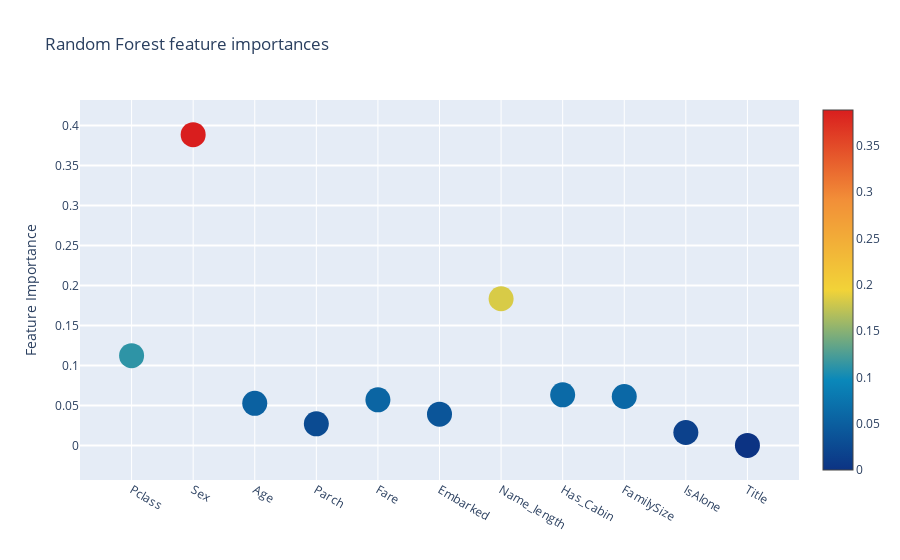
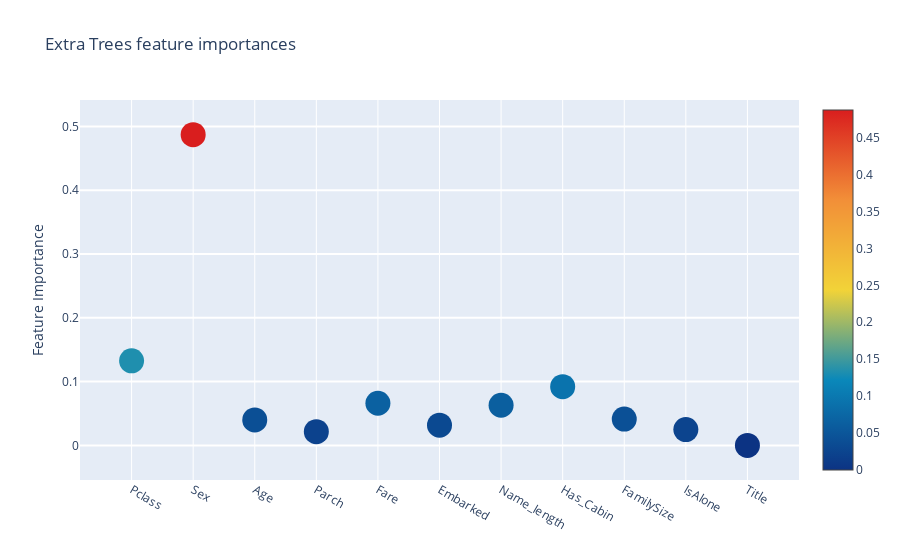
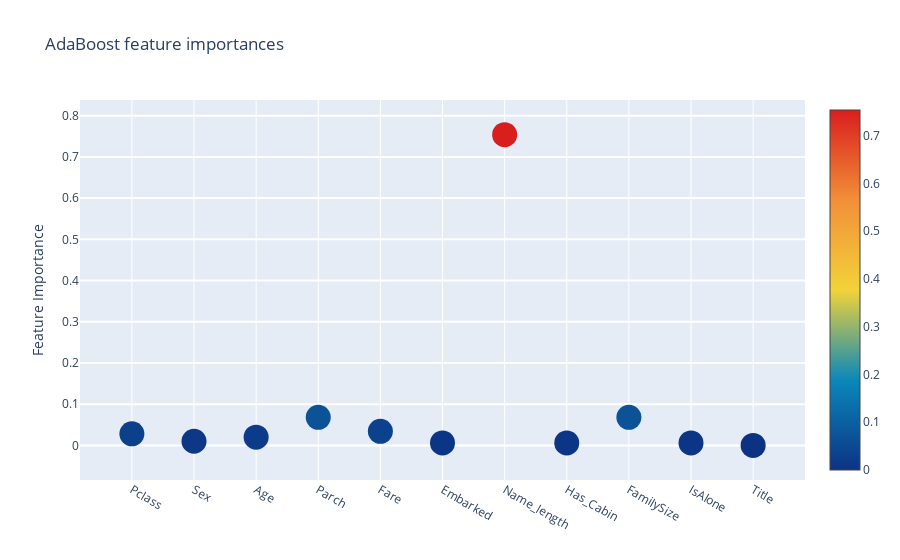
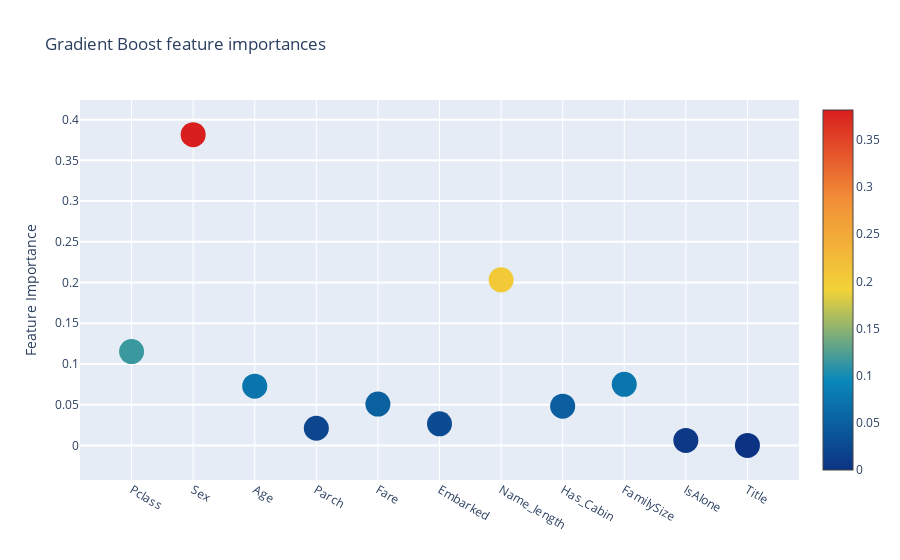

Notebook code cell kept with these figures, in order:
### Code cell
# # Scatter plot
# trace = go.Scatter(
#     y = feature_dataframe['Random Forest feature importances'].values,
#     x = feature_dataframe['features'].values,
#     mode='markers',
#     marker=dict(
#         sizemode='diameter',
#         sizeref=1,
#         size=25,
#         # size=feature_dataframe['AdaBoost feature importances'].values,
#         # color=np.random.randn(500), # set color equal to a variable
#         color=feature_dataframe['Random Forest feature importances'].values,
#         colorscale='Portland',
#         showscale=True
#     ),
#     text=feature_dataframe['features'].values
# )
# data = [trace]

# layout = go.Layout(
#     autosize=True,
#     title='Random Forest Feature Importance',
#     hovermode='closest',
#     # xaxis=dict(
#     #     tilte='Pop',
#     #     ticklen=5,
#     #     zeroline=False,
#     #     gridwidth=2
#     # ),
#     yaxis=dict(
#         title='Feature Importance',
#         ticklen=5,
#         gridwidth=2
#     ),
#     showlegend=False
# )
# fig = go.Figure(data=data, layout=layout)
# py.iplot(fig, filename='scatter2010')

# # Scatter plot
# trace = go.Scatter(
#     y=feature_dataframe['Extra Trees feature importances'].values,
#     x=feature_dataframe['features'].values,
#     mode='markers',
#     marker=dict(
#         sizemode='diameter',
#         sizeref=1,
#         size=25,
#         # size=feature_dataframe['AdaBoost feature importances'].values,
#         # color=np.random.randn(500), # set color equal to a variable
#         color=feature_dataframe['Extra Trees feature importances'].values,
#         colorscale='Portland',
#         showscale=True
#     ),
#     text=feature_dataframe['features'].values
# )
# data = [trace]

# layout = go.Layout(
#     autosize=True,
#     title='Extra Trees Feature Importance',
#     hovermode='closest',
#     # xaxis=dict(
#     #     tilte='Pop',
#     #     ticklen=5,
#     #     zeroline=False,
#     #     gridwidth=2
#     # ),
#     yaxis=dict(
#         title='Feature Importance',
#         ticklen=5,
#         gridwidth=2
#     ),
#     showlegend=False
# )
# fig = go.Figure(data=data, layout=layout)
# py.iplot(fig, filename='scatter2010')

# # Scatter plot
# trace = go.Scatter(
#     y=feature_dataframe['AdaBoost feature importances'].values,
#     x=feature_dataframe['features'].values,
#     mode='markers',
#     marker=dict(
#         sizemode='diameter',
#         sizeref=1,
#         size=25,
#         # size=feature_dataframe['AdaBoost feature importances'].values,
#         # color=np.random.randn(500), # set color equal to a variable
#         color=feature_dataframe['AdaBoost feature importances'].values,
#         colorscale='Portland',
#         showscale=True
#     ),
#     text=feature_dataframe['features'].values
# )
# data = [trace]

# layout = go.Layout(
#     autosize=True,
#     title='AdaBoost Feature Importance',
#     hovermode='closest',
#     # xaxis=dict(
#     #     tilte='Pop',
#     #     ticklen=5,
#     #     zeroline=False,
#     #     gridwidth=2
#     # ),
#     yaxis=dict(
#         title='Feature Importance',
#         ticklen=5,
#         gridwidth=2
#     ),
#     showlegend=False
# )
# fig = go.Figure(data=data, layout=layout)
# py.iplot(fig, filename='scatter2010')

# # Scatter plot
# trace = go.Scatter(
#     y=feature_dataframe['Gradient Boost feature importances'].values,
#     x=feature_dataframe['features'].values,
#     mode='markers',
#     marker=dict(
#         sizemode='diameter',
#         sizeref=1,
#         size=25,
#         # size=feature_dataframe['AdaBoost feature importances'].values,
#         # color=np.random.randn(500), # set color equal to a variable
#         color=feature_dataframe['Gradient Boost feature importances'].values,
#         colorscale='Portland',
#         showscale=True
#     ),
#     text=feature_dataframe['features'].values
# )
# data = [trace]

# layout = go.Layout(
#     autosize=True,
#     title='Gradient Boosting Feature Importance',
#     hovermode='closest',
#     # xaxis=dict(
#     #     tilte='Pop',
#     #     ticklen=5,
#     #     zeroline=False,
#     #     gridwidth=2
#     # ),
#     yaxis=dict(
#         title='Feature Importance',
#         ticklen=5,
#         gridwidth=2
#     ),
#     showlegend=False
# )
# fig = go.Figure(data=data, layout=layout)
# py.iplot(fig, filename='scatter2010')


###################################################
# 상기 내용 반복문 작성
for col in feature_dataframe.columns[1:]:
    # Scatter plot
    trace = go.Scatter(
        y = feature_dataframe[col].values,
        x = feature_dataframe['features'].values,
        mode='markers',
        marker=dict(
            sizemode='diameter',
            sizeref=1,
            size=25,
            color=feature_dataframe[col].values,
            colorscale='Portland',
            showscale=True
        ),
        text=feature_dataframe['features'].values
    )
    data = [trace]

    layout = go.Layout(
        autosize=True,
        title=col,
        hovermode='closest',
        yaxis=dict(
            title='Feature Importance',
            ticklen=5,
            gridwidth=2
        ),
        showlegend=False
    )
    fig = go.Figure(data=data, layout=layout)
    py.iplot(fig, filename='scatter2010')

### Figure 1 — Plotly figure (JSON) as saved in the notebook; plotly's stock layout.template omitted (floating-point values rounded to 4 significant figures)
{"data": [{"marker": {"color": [0.1121, 0.3887, 0.05256, 0.02692, 0.05691, 0.03903, 0.1834, 0.0632, 0.06112, 0.0161, 0], "colorscale": [[0, "rgb(12,51,131)"], [0.25, "rgb(10,136,186)"], [0.5, "rgb(242,211,56)"], [0.75, "rgb(242,143,56)"], [1, "rgb(217,30,30)"]], "showscale": true, "size": 25, "sizemode": "diameter", "sizeref": 1}, "mode": "markers", "text": ["Pclass", "Sex", "Age", "Parch", "Fare", "Embarked", "Name_length", "Has_Cabin", "FamilySize", "IsAlone", "Title"], "type": "scatter", "x": ["Pclass", "Sex", "Age", "Parch", "Fare", "Embarked", "Name_length", "Has_Cabin", "FamilySize", "IsAlone", "Title"], "y": [0.1121, 0.3887, 0.05256, 0.02692, 0.05691, 0.03903, 0.1834, 0.0632, 0.06112, 0.0161, 0]}], "layout": {"autosize": true, "hovermode": "closest", "showlegend": false, "title": {"text": "Random Forest feature importances"}, "yaxis": {"gridwidth": 2, "ticklen": 5, "title": {"text": "Feature Importance"}}}}

### Figure 2 — Plotly figure (JSON) as saved in the notebook; plotly's stock layout.template omitted (floating-point values rounded to 4 significant figures)
{"data": [{"marker": {"color": [0.1326, 0.4873, 0.03992, 0.02144, 0.06607, 0.03162, 0.06292, 0.09202, 0.04127, 0.02483, 0], "colorscale": [[0, "rgb(12,51,131)"], [0.25, "rgb(10,136,186)"], [0.5, "rgb(242,211,56)"], [0.75, "rgb(242,143,56)"], [1, "rgb(217,30,30)"]], "showscale": true, "size": 25, "sizemode": "diameter", "sizeref": 1}, "mode": "markers", "text": ["Pclass", "Sex", "Age", "Parch", "Fare", "Embarked", "Name_length", "Has_Cabin", "FamilySize", "IsAlone", "Title"], "type": "scatter", "x": ["Pclass", "Sex", "Age", "Parch", "Fare", "Embarked", "Name_length", "Has_Cabin", "FamilySize", "IsAlone", "Title"], "y": [0.1326, 0.4873, 0.03992, 0.02144, 0.06607, 0.03162, 0.06292, 0.09202, 0.04127, 0.02483, 0]}], "layout": {"autosize": true, "hovermode": "closest", "showlegend": false, "title": {"text": "Extra Trees feature importances"}, "yaxis": {"gridwidth": 2, "ticklen": 5, "title": {"text": "Feature Importance"}}}}

### Figure 3 — Plotly figure (JSON) as saved in the notebook; plotly's stock layout.template omitted (floating-point values rounded to 4 significant figures)
{"data": [{"marker": {"color": [0.028, 0.01, 0.02, 0.068, 0.034, 0.006, 0.754, 0.006, 0.068, 0.006, 0], "colorscale": [[0, "rgb(12,51,131)"], [0.25, "rgb(10,136,186)"], [0.5, "rgb(242,211,56)"], [0.75, "rgb(242,143,56)"], [1, "rgb(217,30,30)"]], "showscale": true, "size": 25, "sizemode": "diameter", "sizeref": 1}, "mode": "markers", "text": ["Pclass", "Sex", "Age", "Parch", "Fare", "Embarked", "Name_length", "Has_Cabin", "FamilySize", "IsAlone", "Title"], "type": "scatter", "x": ["Pclass", "Sex", "Age", "Parch", "Fare", "Embarked", "Name_length", "Has_Cabin", "FamilySize", "IsAlone", "Title"], "y": [0.028, 0.01, 0.02, 0.068, 0.034, 0.006, 0.754, 0.006, 0.068, 0.006, 0]}], "layout": {"autosize": true, "hovermode": "closest", "showlegend": false, "title": {"text": "AdaBoost feature importances"}, "yaxis": {"gridwidth": 2, "ticklen": 5, "title": {"text": "Feature Importance"}}}}

### Figure 4 — Plotly figure (JSON) as saved in the notebook; plotly's stock layout.template omitted (floating-point values rounded to 4 significant figures)
{"data": [{"marker": {"color": [0.1151, 0.3816, 0.07272, 0.02103, 0.05066, 0.02644, 0.2033, 0.04815, 0.07494, 0.006054, 0], "colorscale": [[0, "rgb(12,51,131)"], [0.25, "rgb(10,136,186)"], [0.5, "rgb(242,211,56)"], [0.75, "rgb(242,143,56)"], [1, "rgb(217,30,30)"]], "showscale": true, "size": 25, "sizemode": "diameter", "sizeref": 1}, "mode": "markers", "text": ["Pclass", "Sex", "Age", "Parch", "Fare", "Embarked", "Name_length", "Has_Cabin", "FamilySize", "IsAlone", "Title"], "type": "scatter", "x": ["Pclass", "Sex", "Age", "Parch", "Fare", "Embarked", "Name_length", "Has_Cabin", "FamilySize", "IsAlone", "Title"], "y": [0.1151, 0.3816, 0.07272, 0.02103, 0.05066, 0.02644, 0.2033, 0.04815, 0.07494, 0.006054, 0]}], "layout": {"autosize": true, "hovermode": "closest", "showlegend": false, "title": {"text": "Gradient Boost feature importances"}, "yaxis": {"gridwidth": 2, "ticklen": 5, "title": {"text": "Feature Importance"}}}}
